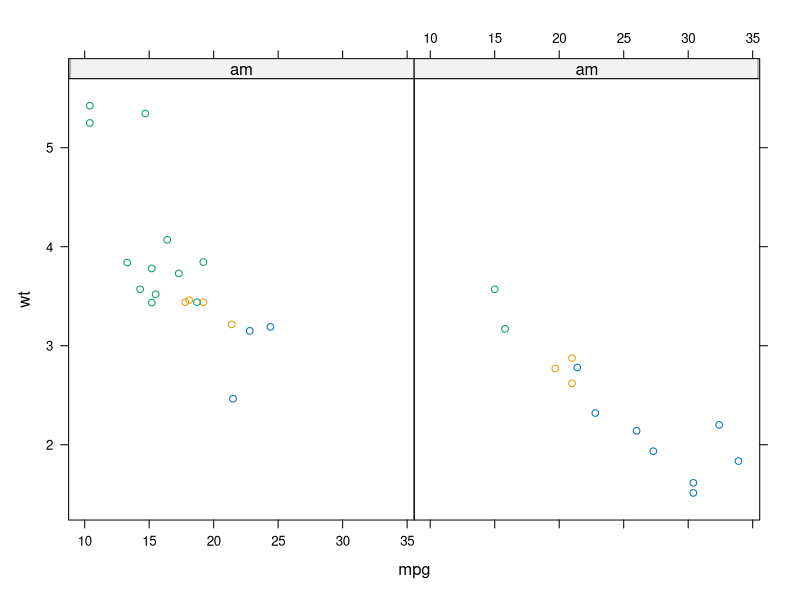
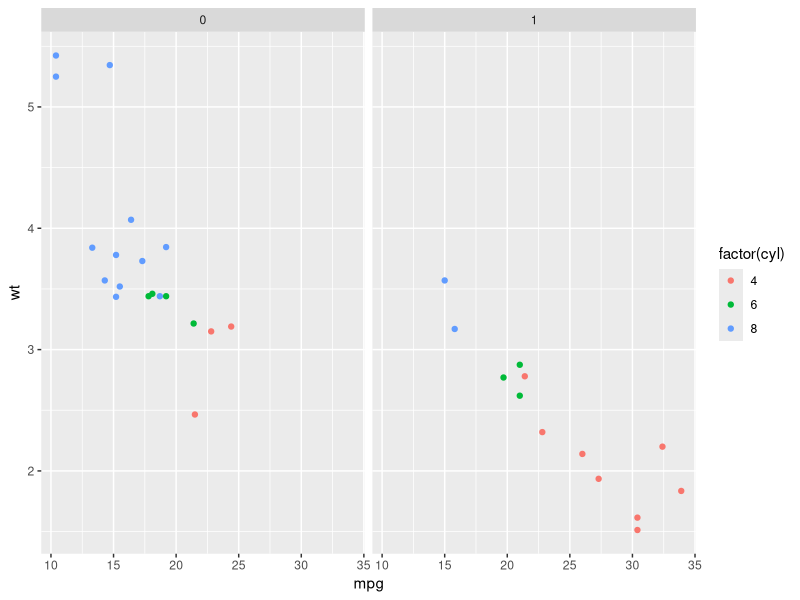
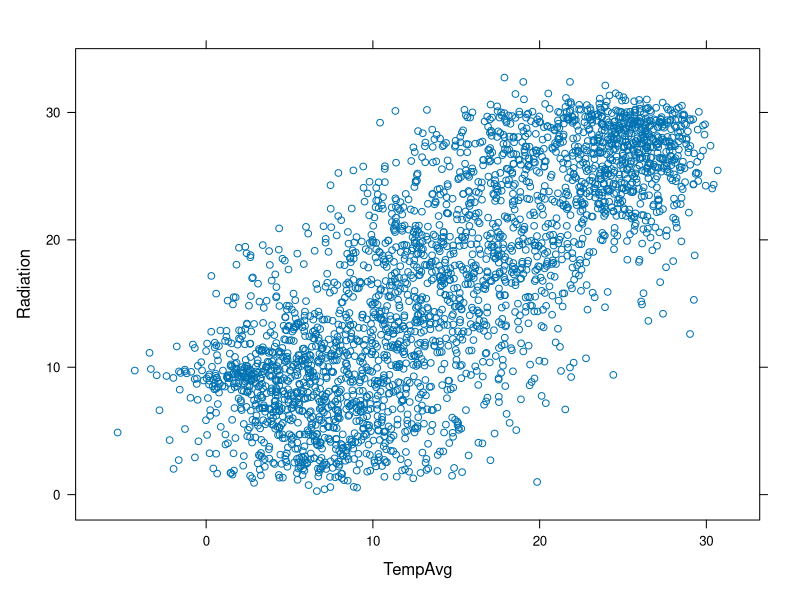
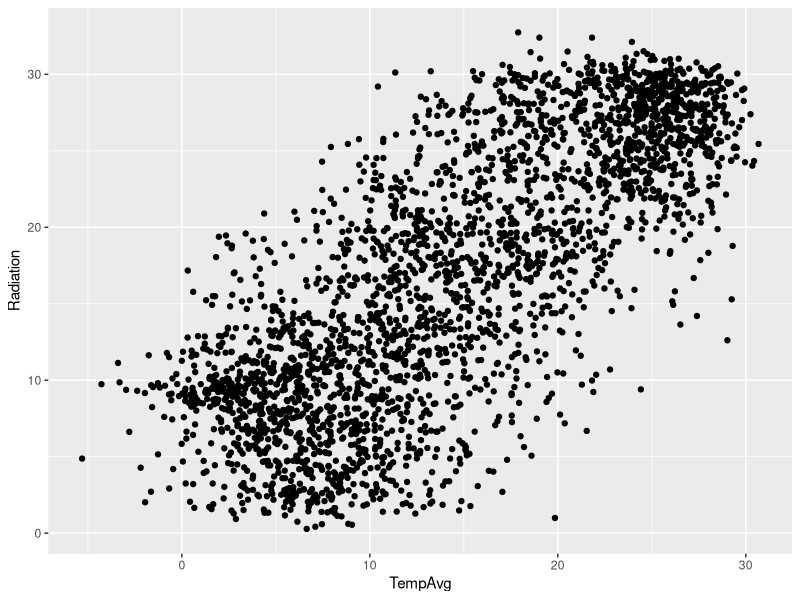
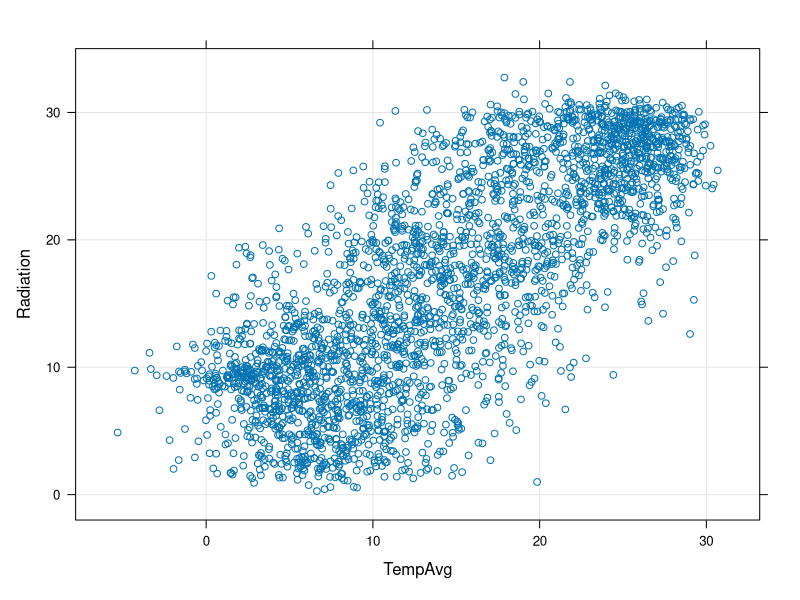
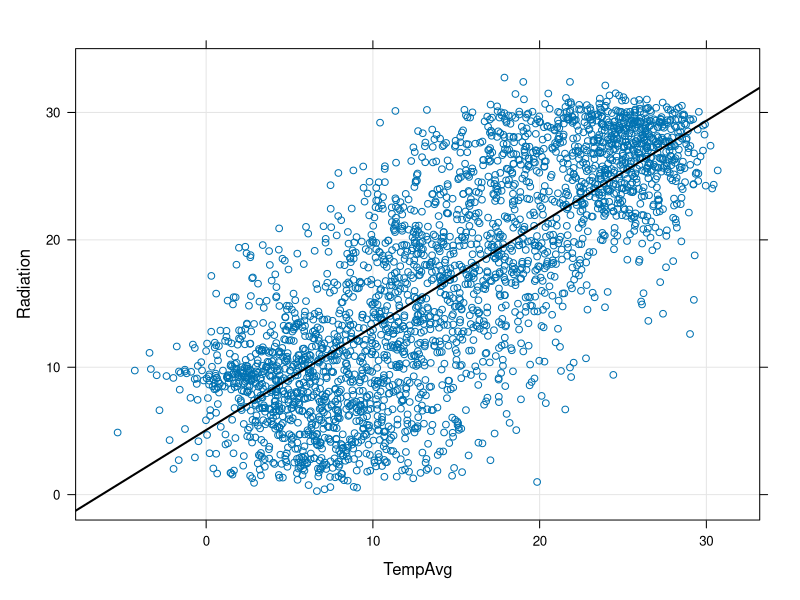
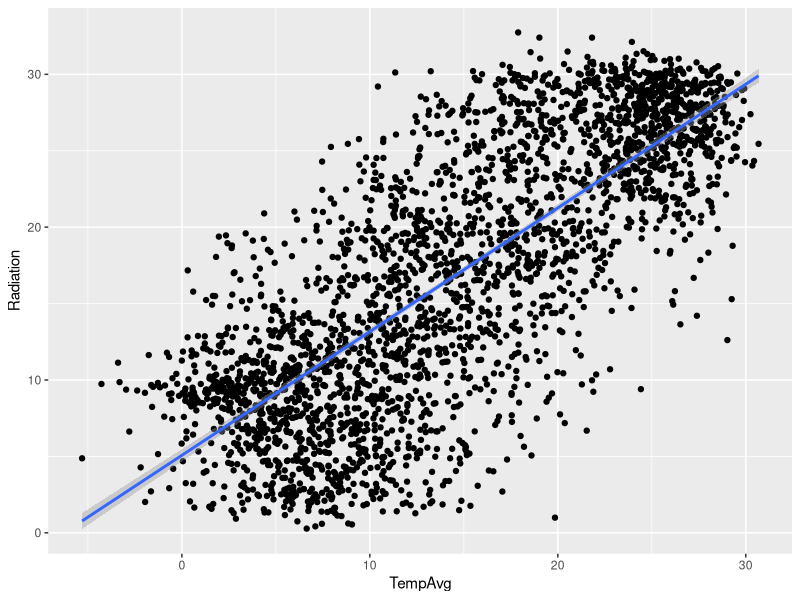
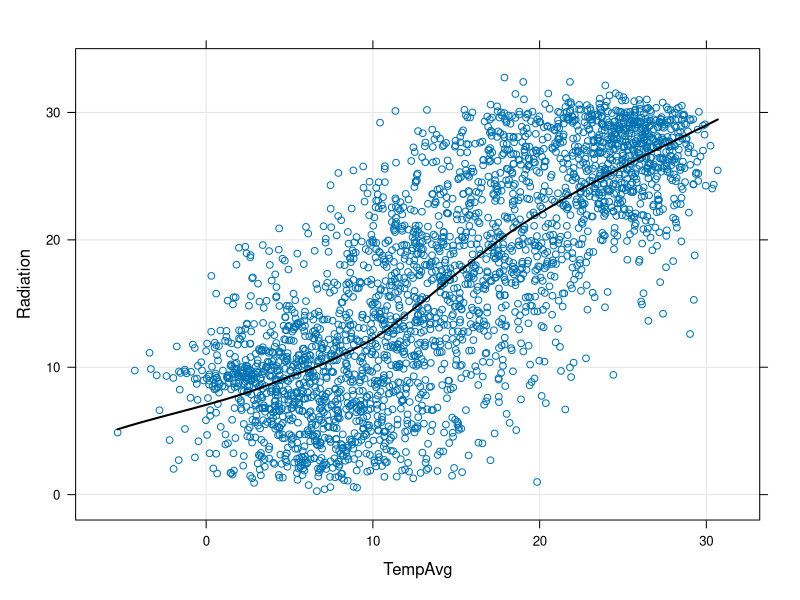

These figures' R source, in order: (Note: this script raises an error after producing the figures.)
library(lattice)

xyplot(wt ~ mpg | am, data = mtcars, groups = cyl)

library(ggplot2)

ggplot(mtcars, aes(mpg, wt)) +
    geom_point(aes(colour=factor(cyl))) +
    facet_grid(. ~ am)

  aranjuez <- read.csv('data/aranjuez.csv')

  summary(aranjuez)

aranjuez$date <- as.Date(aranjuez$X)

aranjuez$month <- as.numeric(
    format(aranjuez$date, '%m'))

aranjuez$year <- as.numeric(
    format(aranjuez$date, '%Y'))

aranjuez$day <- as.numeric(
    format(aranjuez$date, '%j'))

aranjuez$quarter <- quarters(aranjuez$date)

xyplot(Radiation ~ TempAvg, data=aranjuez)

ggplot(aranjuez, aes(TempAvg, Radiation)) + 
    geom_point()

xyplot(Radiation ~ TempAvg, data=aranjuez,
       grid = TRUE)

xyplot(Radiation ~ TempAvg, data=aranjuez,
       type=c('p', 'r'), grid = TRUE,
       lwd=2, col.line='black')

ggplot(aranjuez, aes(TempAvg, Radiation)) + 
    geom_point() +
    geom_smooth(method = "lm")

xyplot(Radiation ~ TempAvg, data=aranjuez,
       type=c('p', 'smooth'), grid = TRUE,
       lwd=2, col.line='black')

ggplot(aranjuez, aes(TempAvg, Radiation)) + 
    geom_point() +
    geom_smooth()

xyplot(Radiation ~ TempAvg|factor(year),
       data=aranjuez)

ggplot(aranjuez, aes(TempAvg, Radiation)) + 
    geom_point() +
    facet_wrap(~factor(year))

xyplot(Radiation ~ TempAvg, groups=quarter,
       data=aranjuez, auto.key=list(space='right'))

ggplot(aranjuez, aes(TempAvg, Radiation,
                     color = quarter)) + 
    geom_point()

xyplot(Radiation ~ TempAvg|factor(year),
       groups=quarter,
       data=aranjuez,
       layout=c(4, 2),
       auto.key=list(space='right'))

ggplot(aranjuez, aes(TempAvg, Radiation,
                     color = quarter)) + 
    geom_point() +
    facet_wrap(~factor(year))

xyplot(Radiation ~ TempAvg|factor(year),
       groups=quarter,
       data=aranjuez,
       layout=c(4, 2),
       type=c('p', 'r'),
       auto.key=list(space='right'))

xyplot(Radiation ~ TempAvg,
       type=c('p', 'r'),
       cex=2, col='blue',
       alpha=.5, pch=19,
       lwd=3, col.line='black',
       data=aranjuez)

xyplot(Radiation ~ TempAvg,
       group=quarter,
       col=c('red', 'blue', 'green', 'yellow'),
       pch=19,
       auto.key=list(space='right'),
       data=aranjuez)

myTheme <- simpleTheme(col=c('red', 'blue',
                             'green', 'yellow'),
                       pch=19, alpha=.6)

xyplot(Radiation ~ TempAvg,
       groups=quarter,
       par.settings=myTheme,
       auto.key=list(space='right'),
       data=aranjuez)

library(RColorBrewer)

myPal <- brewer.pal(n = 4, 'Dark2')

myTheme <- simpleTheme(col = myPal,
                       pch=19, alpha=.6)

xyplot(Radiation ~ TempAvg,
       groups=quarter,
       par.settings=myTheme,
       auto.key=list(space='right'),
       data=aranjuez)

splom(aranjuez[,c("TempAvg", "HumidAvg", "WindAvg",
                  "Rain", "Radiation", "ET")],
      pscale=0, alpha=0.6, cex=0.3, pch=19)

library(GGally)
ggpairs(aranjuez)

splom(aranjuez[,c("TempAvg", "HumidAvg", "WindAvg",
                  "Rain", "Radiation", "ET")],
      groups=aranjuez$quarter,
      auto.key=list(space='right'),
      pscale=0, alpha=0.6, cex=0.3, pch=19)

levelplot(TempAvg ~ year * day, data = aranjuez)

ggplot(aranjuez, aes(year, day)) + 
    geom_raster(aes(fill = TempAvg))

levelPal <- colorRampPalette(
    brewer.pal(n = 9, 'Oranges'))

levelPal(14)

  levelplot(TempAvg ~ year * day,
            col.regions = levelPal,
            data = aranjuez)

contourplot(TempAvg ~ year * day,
            data = aranjuez,
            lwd = .5,
            labels = list(cex = 0.6),
            label.style = 'align',
            cuts = 5)

bwplot(Radiation ~ month, data=aranjuez,
       horizontal = FALSE, pch='|')

ggplot(aranjuez, aes(factor(month), Radiation)) + 
    geom_boxplot()

bwplot(Radiation ~ month, data=aranjuez,
       horizontal=FALSE,
       panel=panel.violin)

ggplot(aranjuez, aes(factor(month), Radiation)) + 
    geom_violin()

histogram(~ Radiation|factor(year), data=aranjuez)

ggplot(aranjuez, aes(Radiation)) + 
    geom_histogram() +
    facet_wrap(~factor(year))

densityplot(~ Radiation, groups=quarter,
            data=aranjuez,
            auto.key=list(space='right'))

ggplot(aranjuez, aes(Radiation, color = quarter)) + 
    geom_density()

  firstHalf <- aranjuez$quarter %in% c('Q1', 'Q2')
  
  qq(firstHalf ~ Radiation, data=aranjuez)

  winter <- aranjuez$quarter %in% c('Q1', 'Q4')
  
  qq(winter ~ Radiation, data=aranjuez)

  qqmath(~TempAvg, data=aranjuez,
         groups=year, distribution=qnorm)
